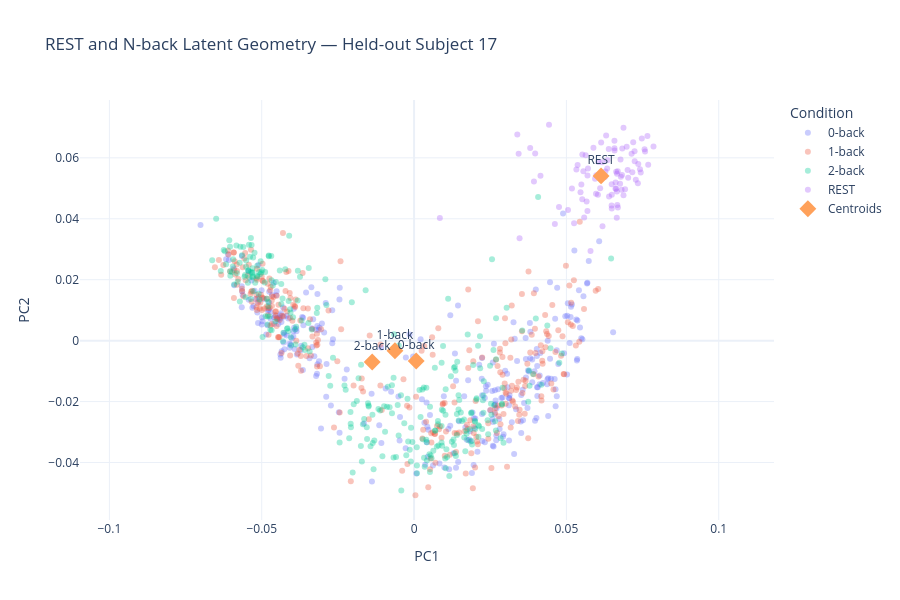

This figure's notebook cell:
### Markdown cell above
## 6. REST-anchor validation

This is a new Stage-2-supporting analysis.

Question:

> Does the frozen encoder place REST in a geometrically distinct region relative to the N-back states, making it a plausible subject-specific reference point?

For a representative held-out subject, the notebook visualizes **REST + 0-back + 1-back + 2-back** in a joint PCA projection. Quantitative distances remain in the original 64-D latent space.

The four-class silhouette is retained only as a **descriptive cluster diagnostic**.

### Code cell
# ============================================================
# 6. REST ANCHOR — REPRESENTATIVE SUBJECT
# ============================================================

REST_SUBJECT = 17

graphs = load_graphs_once()
fold_train = [g for g in graphs if get_subject(g) != REST_SUBJECT]
fold_test = [g for g in graphs if get_subject(g) == REST_SUBJECT]

workload_train = [g for g in fold_train if get_label(g) in TASK_LABELS]

model = load_fold_model(REST_SUBJECT, "fignn_best.pth")
mean, std = load_fold_stats(REST_SUBJECT, workload_train)

z_rest_demo, y_rest_demo = encode_graphs(model, fold_test, mean, std)

four_labels = [REST_LABEL] + TASK_LABELS
four_centroids = np.vstack([
    centroid(z_rest_demo, y_rest_demo, label)
    for label in four_labels
])

pca4 = PCA(n_components=2)
four_2d = pca4.fit_transform(np.vstack([z_rest_demo, four_centroids]))

sample_2d = four_2d[:-4]
cent_2d = four_2d[-4:]

plot_df = pd.DataFrame({
    "PC1": sample_2d[:, 0],
    "PC2": sample_2d[:, 1],
    "Condition": [LABEL_NAMES[int(y)] for y in y_rest_demo]
})

fig = px.scatter(
    plot_df,
    x="PC1",
    y="PC2",
    color="Condition",
    opacity=0.35,
    title=f"REST and N-back Latent Geometry — Held-out Subject {REST_SUBJECT}"
)

fig.add_trace(go.Scatter(
    x=cent_2d[:, 0],
    y=cent_2d[:, 1],
    mode="markers+text",
    text=[LABEL_NAMES[l] for l in four_labels],
    textposition="top center",
    marker=dict(size=13, symbol="diamond"),
    name="Centroids"
))

fig.update_layout(template="plotly_white", height=600)
fig.update_yaxes(scaleanchor="x", scaleratio=1)
fig.show()

try:
    sil4 = silhouette_score(z_rest_demo, y_rest_demo)
    print(f"Four-class silhouette (REST + 0/1/2): {sil4:.6f}")
    print("Descriptive only; not a primary trajectory metric.")
except Exception as e:
    print("Could not compute four-class silhouette:", e)

rest_c = centroid(z_rest_demo, y_rest_demo, REST_LABEL)
task_cs = {l: centroid(z_rest_demo, y_rest_demo, l) for l in TASK_LABELS}

rest_dist = {
    f"REST_to_{LABEL_NAMES[l]}": float(np.linalg.norm(rest_c - task_cs[l]))
    for l in TASK_LABELS
}

print("\n64-D REST anchor distances:")
for k, v in rest_dist.items():
    print(f"  {k}: {v:.6f}")

### Figure 1 — Plotly figure (JSON) as saved in the notebook; plotly's stock layout.template omitted (floating-point values rounded to 4 significant figures; data arrays with more than 128 entries replaced by an {"elided": "..."} marker saying what was removed)
{"data": [{"hovertemplate": "Condition=0-back<br>PC1=%{x}<br>PC2=%{y}<extra></extra>", "legendgroup": "0-back", "marker": {"color": "#636efa", "opacity": 0.35, "symbol": "circle"}, "mode": "markers", "name": "0-back", "orientation": "v", "showlegend": true, "type": "scatter", "x": {"elided": "288 float values"}, "xaxis": "x", "y": {"elided": "288 float values"}, "yaxis": "y"}, {"hovertemplate": "Condition=1-back<br>PC1=%{x}<br>PC2=%{y}<extra></extra>", "legendgroup": "1-back", "marker": {"color": "#EF553B", "opacity": 0.35, "symbol": "circle"}, "mode": "markers", "name": "1-back", "orientation": "v", "showlegend": true, "type": "scatter", "x": {"elided": "288 float values"}, "xaxis": "x", "y": {"elided": "288 float values"}, "yaxis": "y"}, {"hovertemplate": "Condition=2-back<br>PC1=%{x}<br>PC2=%{y}<extra></extra>", "legendgroup": "2-back", "marker": {"color": "#00cc96", "opacity": 0.35, "symbol": "circle"}, "mode": "markers", "name": "2-back", "orientation": "v", "showlegend": true, "type": "scatter", "x": {"elided": "288 float values"}, "xaxis": "x", "y": {"elided": "288 float values"}, "yaxis": "y"}, {"hovertemplate": "Condition=REST<br>PC1=%{x}<br>PC2=%{y}<extra></extra>", "legendgroup": "REST", "marker": {"color": "#ab63fa", "opacity": 0.35, "symbol": "circle"}, "mode": "markers", "name": "REST", "orientation": "v", "showlegend": true, "type": "scatter", "x": [0.07139, 0.07359, 0.07858, 0.05583, 0.05972, 0.07565, 0.07164, 0.06653, 0.07415, 0.0744, 0.06834, 0.06579, 0.0626, 0.06611, 0.06671, 0.07476, 0.07278, 0.07193, 0.06685, 0.06577, 0.05523, 0.07009, 0.06788, 0.07242, 0.06762, 0.06656, 0.07582, 0.06488, 0.06391, 0.05663, 0.06141, 0.07684, 0.07237, 0.0766, 0.06978, 0.03432, 0.04429, 0.03389, 0.05327, 0.06279, 0.06633, 0.07346, 0.03975, 0.05252, 0.05182, 0.0415, 0.03811, 0.06776, 0.06185, 0.06051, 0.06925, 0.06108, 0.05691, 0.06811, 0.06635, 0.06824, 0.05692, 0.05052, 0.06615, 0.05634, 0.03463, 0.0649, 0.06347, 0.06034, 0.06874, 0.06581, 0.06689, 0.06338, 0.06484, 0.05942, 0.0552, 0.04621, 0.06304, 0.06176, 0.04757, 0.05708, 0.05368, 0.06487, 0.06399, 0.0666, 0.07027, 0.06874, 0.05887, 0.0598, 0.05491, 0.008471, 0.03935, 0.05792, 0.05463, 0.05557], "xaxis": "x", "y": [0.06136, 0.05801, 0.06368, 0.04042, 0.0482, 0.06283, 0.05524, 0.04031, 0.05625, 0.05516, 0.0631, 0.06312, 0.05367, 0.04989, 0.04455, 0.06631, 0.05283, 0.06509, 0.05563, 0.06559, 0.06106, 0.05597, 0.05379, 0.05891, 0.05146, 0.04895, 0.06209, 0.0434, 0.06289, 0.04569, 0.06503, 0.05774, 0.06219, 0.06716, 0.06367, 0.0613, 0.07086, 0.06764, 0.05618, 0.05554, 0.05542, 0.05165, 0.06144, 0.03857, 0.04992, 0.05412, 0.06318, 0.05946, 0.03753, 0.05866, 0.0497, 0.05002, 0.04255, 0.04955, 0.04984, 0.05437, 0.0542, 0.04287, 0.05189, 0.06087, 0.03359, 0.04791, 0.05923, 0.0479, 0.06985, 0.06243, 0.0437, 0.05648, 0.04432, 0.05317, 0.0464, 0.03826, 0.06737, 0.05852, 0.04388, 0.05649, 0.05763, 0.05136, 0.04728, 0.0548, 0.05347, 0.04774, 0.0633, 0.05432, 0.05128, 0.04023, 0.05223, 0.02945, 0.04874, 0.0556], "yaxis": "y"}, {"marker": {"size": 13, "symbol": "diamond"}, "mode": "markers+text", "name": "Centroids", "text": ["REST", "0-back", "1-back", "2-back"], "textposition": "top center", "type": "scatter", "x": [0.06138, 0.0006973, -0.006276, -0.01375], "y": [0.05406, -0.006698, -0.003335, -0.00699]}], "layout": {"height": 600, "legend": {"title": {"text": "Condition"}, "tracegroupgap": 0}, "title": {"text": "REST and N-back Latent Geometry — Held-out Subject 17"}, "xaxis": {"anchor": "y", "domain": [0, 1], "title": {"text": "PC1"}}, "yaxis": {"anchor": "x", "domain": [0, 1], "scaleanchor": "x", "scaleratio": 1, "title": {"text": "PC2"}}}}
